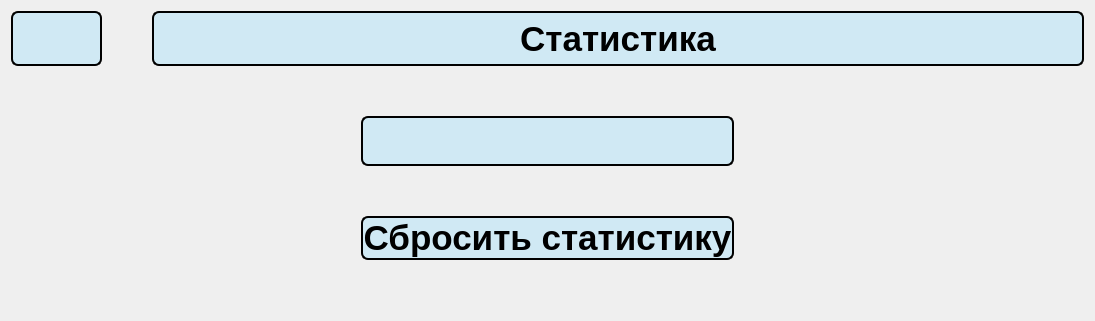
      <widget class="QWidget" name="stats">
       <layout class="QVBoxLayout" name="verticalLayout_61">
        <item>
         <layout class="QVBoxLayout" name="verticalLayout_5">
          <item>
           <layout class="QVBoxLayout" name="verticalLayout_60" stretch="1,15">
            <property name="spacing">
             <number>50</number>
            </property>
            <item>
             <layout class="QHBoxLayout" name="horizontalLayout_17" stretch="2,21">
              <item>
               <widget class="QPushButton" name="back_27">
                <property name="sizePolicy">
                 <sizepolicy hsizetype="Expanding" vsizetype="Expanding">
                  <horstretch>0</horstretch>
                  <verstretch>0</verstretch>
                 </sizepolicy>
                </property>
                <property name="font">
                 <font>
                  <family>Comfortaa</family>
                  <pointsize>28</pointsize>
                  <bold>false</bold>
                 </font>
                </property>
                <property name="styleSheet">
                 <string notr="true">QPushButton {
                color: black;
                background-color: rgb(208, 233, 244);
                border: 2px solid black;
                border-radius: 7px;

            }
            QPushButton:hover {
                background-color: #d0dff4;
            } 
			QPushButton:pressed {
            	background-color: #1f6391;
        }</string>
                </property>
                <property name="text">
                 <string/>
                </property>
                <property name="icon">
                 <iconset>
                  <normaloff>:/icon/icons/back.svg</normaloff>:/icon/icons/back.svg</iconset>
                </property>
               </widget>
              </item>
              <item>
               <widget class="QLabel" name="label_77">
                <property name="sizePolicy">
                 <sizepolicy hsizetype="Expanding" vsizetype="Expanding">
                  <horstretch>0</horstretch>
                  <verstretch>0</verstretch>
                 </sizepolicy>
                </property>
                <property name="styleSheet">
                 <string notr="true">color: black;
font-weight: bold;
font-size: 35px;
border: 2px solid black;
border-radius: 7px;
background-color: rgb(208, 233, 244);
</string>
                </property>
                <property name="text">
                 <string>Статистика</string>
                </property>
                <property name="alignment">
                 <set>Qt::AlignmentFlag::AlignCenter</set>
                </property>
               </widget>
              </item>
             </layout>
            </item>
            <item>
             <layout class="QVBoxLayout" name="verticalLayout_59">
              <property name="spacing">
               <number>50</number>
              </property>
              <property name="leftMargin">
               <number>350</number>
              </property>
              <property name="rightMargin">
               <number>350</number>
              </property>
              <property name="bottomMargin">
               <number>50</number>
              </property>
              <item>
               <widget class="QLabel" name="label_9">
                <property name="sizePolicy">
                 <sizepolicy hsizetype="Expanding" vsizetype="Expanding">
                  <horstretch>0</horstretch>
                  <verstretch>0</verstretch>
                 </sizepolicy>
                </property>
                <property name="styleSheet">
                 <string notr="true">color: black;
font-weight: bold;
font-size: 40px;
border: 2px solid black;
border-radius: 7px;
qproperty-alignment: 'AlignCenter';
background-color: rgb(208, 233, 244);
</string>
                </property>
                <property name="text">
                 <string/>
                </property>
                <property name="alignment">
                 <set>Qt::AlignmentFlag::AlignCenter</set>
                </property>
               </widget>
              </item>
              <item>
               <widget class="QPushButton" name="reset_stats">
                <property name="styleSheet">
                 <string notr="true">QPushButton {
                color: black;
                font-weight: bold;
                font-size:35px;
                background-color: rgb(208, 233, 244);
                border: 2px solid black;
                border-radius: 7px;

            }
            QPushButton:hover {
                background-color: #d0dff4;
            } 
			QPushButton:pressed {
            	background-color: #1f6391;
        }</string>
                </property>
                <property name="text">
                 <string>Сбросить статистику</string>
                </property>
               </widget>
              </item>
             </layout>
            </item>
           </layout>
          </item>
         </layout>
        </item>
       </layout>
      </widget>
